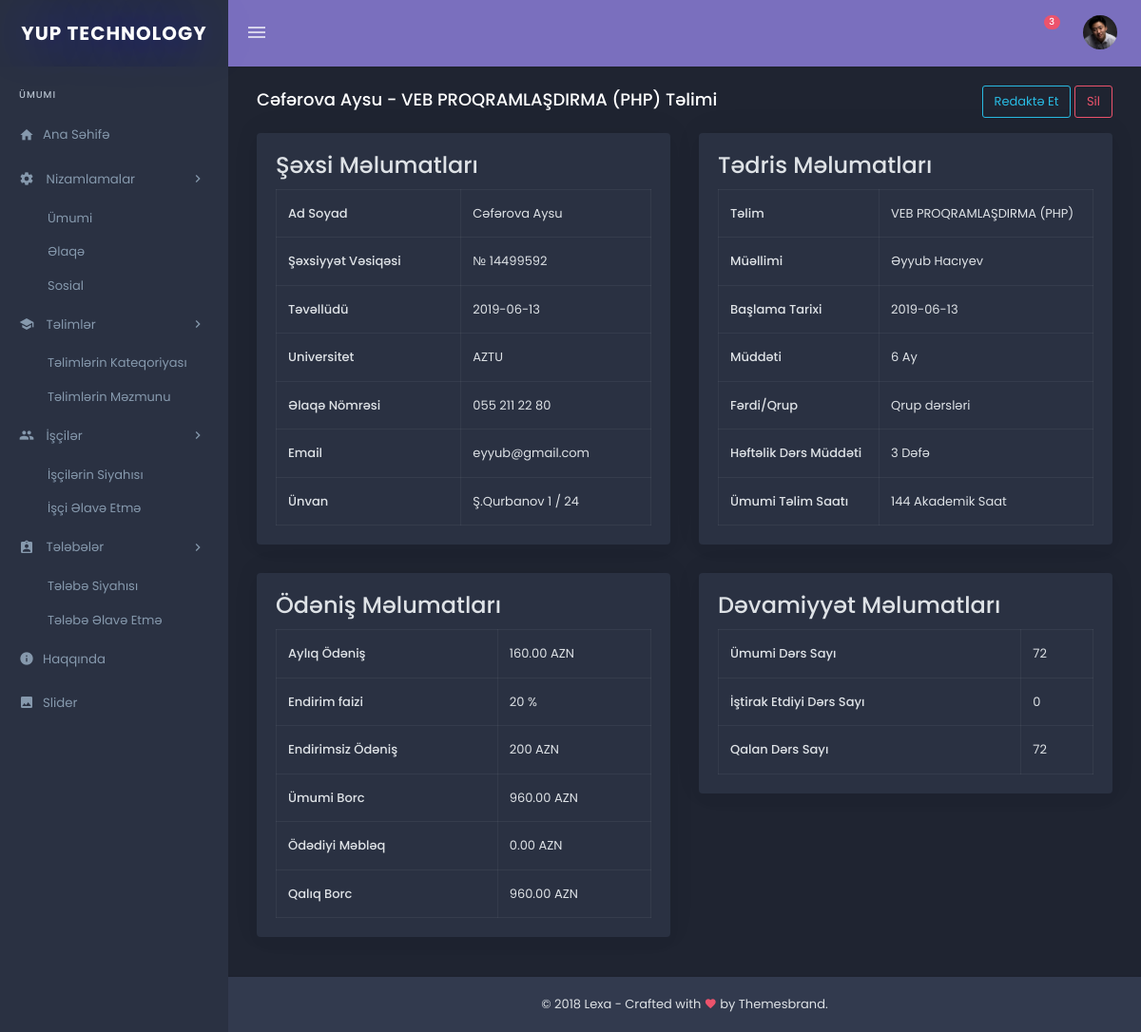
The page /admin/vertical-dark/telebe-etrafli.php?etrafli=ok&id=1 on the database its author committed.
### tables this page shows
CREATE TABLE `telebeler` (
  `id` int(22) UNSIGNED NOT NULL,
  `AdSoyad` varchar(150) NOT NULL,
  `sv_nomresi` varchar(20) NOT NULL,
  `tevellud` date NOT NULL,
  `uni` varchar(50) NOT NULL,
  `bas_tarix` date NOT NULL,
  `bitirdiyi_tarix` date DEFAULT NULL,
  `telim` varchar(100) NOT NULL,
  `muddeti` varchar(10) NOT NULL,
  `tel` varchar(50) NOT NULL,
  `email` varchar(150) NOT NULL,
  `unvan` varchar(250) NOT NULL,
  `Ferdi` enum('0','1') NOT NULL DEFAULT '0',
  `hef_ders_muddeti` varchar(10) NOT NULL,
  `endirim` int(2) NOT NULL,
  `muellim_rey` varchar(25) NOT NULL,
  `muellimi` varchar(50) NOT NULL,
  `sertifikat_nomresi` varchar(15) NOT NULL,
  `umumi_gosterivcisi` int(3) NOT NULL
);

CREATE TABLE `telebe_devamiyyet` (
  `id` int(11) UNSIGNED NOT NULL,
  `telebe_id` int(11) NOT NULL,
  `tarix` date DEFAULT NULL,
  `status` enum('ie','qb') DEFAULT NULL,
  `umumi_ders_sayi` int(5) NOT NULL,
  `qalan_ders_sayi` int(5) NOT NULL
);

CREATE TABLE `telebe_odenis` (
  `id` int(11) UNSIGNED NOT NULL,
  `telebe_id` int(11) NOT NULL,
  `ayliq_odenis` float(6,2) NOT NULL,
  `endirim` int(11) NOT NULL,
  `endirimsiz_odenis` int(11) NOT NULL,
  `umumi_borc` float(6,2) NOT NULL,
  `umumi_odenilen` float(6,2) NOT NULL DEFAULT '0.00',
  `odenis` float(6,2) NOT NULL,
  `qaliq_borc` float(6,2) NOT NULL,
  `status` enum('qismen','tam') DEFAULT NULL,
  `odeme_tarixi` date DEFAULT NULL
);

### admin/settings/code/telebe.php (called while the page is built, shortened)
<?php
	$telebe = new Telebe();
	if (@$_GET['etrafli']=="ok") {
		$telebe_etrafli = $telebe->Etrafli(@$_GET['id']);
	}
 ?>

### admin/settings/class/telebe.php (called while the page is built, shortened)
<?php
class Telebe{
	public function Etrafli($id)
	{
		global $db;
		$telebe = array();
		$t_u = $db->prepare("SELECT * from telebeler where id=:id");
		$t_u->execute(array('id'=>$id));
		$TelUmi=$t_u->fetch(PDO::FETCH_ASSOC);
		$t_d = $db->prepare("SELECT * from telebe_devamiyyet where telebe_id=:tid");
		$t_d->execute(array('tid'=>$id));
		$TelDev=$t_d->fetch(PDO::FETCH_ASSOC);
		$t_o = $db->prepare("SELECT * from telebe_odenis where telebe_id=:toid");
		$t_o->execute(array('toid'=>$id));
		$TelOde=$t_o->fetch(PDO::FETCH_ASSOC);
		array_push($telebe,$TelUmi,$TelDev,$TelOde);
		return $telebe;
	}
}
?>

### admin/vertical-dark/telebe-etrafli.php (the view, shortened to what this page needs)
<?php require_once 'header.php'; require_once 'nav.php'; require_once '../settings/code/telebe.php';?>
<div class="content-page">
	<div class="content">
		<div class="container-fluid">
			<div class="row">
				<div class="col-sm-8">
					<div class="page-title-box">
						<h4 class="page-title"><?= $telebe_etrafli[0]["AdSoyad"] ?> - <?= $telebe_etrafli[0]["telim"] ?> Təlimi</h4>
					</div>
				</div>
				<div class="col-sm-4">
					<div class="m-t-20" align="right">
						<button class="btn btn-outline-info">Redaktə Et</button>
						<button class="btn btn-outline-danger">Sil</button>
					</div>
				</div>
			</div>
			<div class="row">
				<div class="col-6">
					<div class="card m-b-20">
						<div class="card-body">
							<h4 class="mt-0"> Şəxsi Məlumatları</h4>
							<table class="table table-bordered mb-0">
								<tr>
									<th>Ad Soyad</th>
									<td><?= $telebe_etrafli[0]["AdSoyad"] ?></td>
								</tr>
								<tr>
									<th>Şəxsiyyət Vəsiqəsi</th>
									<td><?= $telebe_etrafli[0]["sv_nomresi"] ?></td>
								</tr>
								<tr>
									<th>Təvəllüdü</th>
									<td><?= $telebe_etrafli[0]["tevellud"] ?></td>
								</tr>
								<tr>
									<th>Universitet</th>
									<td><?= $telebe_etrafli[0]["uni"] ?></td>
								</tr>
								<tr>
									<th>Əlaqə Nömrəsi</th>
									<td><?= $telebe_etrafli[0]["tel"] ?></td>
								</tr>
								<tr>
									<th>Email</th>
									<td><?= $telebe_etrafli[0]["email"] ?></td>
								</tr>
								<tr>
									<th>Ünvan</th>
									<td><?= $telebe_etrafli[0]["unvan"] ?></td>
								</tr>
							</table>
						</div>
					</div>
				</div>
				<div class="col-6">
					<div class="card m-b-20">
						<div class="card-body">
							<h4 class="mt-0"> Tədris Məlumatları</h4>
							<table class="table table-bordered mb-0">
								<tr>
									<th>Təlim</th>
									<td><?= $telebe_etrafli[0]["telim"] ?></td>
								</tr>
								<tr>
									<th>Müəllimi</th>
									<td><?= $telebe_etrafli[0]["muellimi"] ?></td>
								</tr>
								<tr>
									<th>Başlama Tarixi</th>
									<td><?= $telebe_etrafli[0]["bas_tarix"] ?></td>
								</tr>
								<tr>
									<th>Müddəti</th>
									<td><?= $telebe_etrafli[0]["muddeti"] ?> Ay</td>
								</tr>
								<tr>
									<th>Fərdi/Qrup</th>
									<td><?= $telebe_etrafli[0]["Ferdi"] ? "Fərdi dərslər" : "Qrup dərsləri" ?></td>
								</tr>
								<tr>
									<th>Həftəlik Dərs Müddəti</th>
									<td><?= $telebe_etrafli[0]["hef_ders_muddeti"] ?> Dəfə</td>
								</tr>
								<tr>
									<th>Ümumi Təlim Saatı</th>
									<td><?= $telebe_etrafli[1]["umumi_ders_sayi"]*2 ?> Akademik Saat</td>
								</tr>
							</table>
						</div>
					</div>
				</div>
				<div class="col-6">
					<div class="card m-b-20">
						<div class="card-body">
							<h4 class="mt-0"> Ödəniş Məlumatları</h4>
							<table class="table table-bordered mb-0">
								<tr>
									<th>Aylıq Ödəniş</th>
									<td><?= $telebe_etrafli[2]["ayliq_odenis"] ?> AZN</td>
								</tr>
								<tr>
									<th>Endirim faizi</th>
									<td><?= $telebe_etrafli[0]["endirim"] ?> %</td>
								</tr>
								<tr>
									<th>Endirimsiz Ödəniş</th>
									<td><?= $telebe_etrafli[2]["endirimsiz_odenis"] ?> AZN</td>
								</tr>
								<tr>
									<th>Ümumi Borc</th>
									<td><?= $telebe_etrafli[2]["umumi_borc"] ?> AZN</td>
								</tr>
								<tr>
									<th>Ödədiyi Məbləq</th>
									<td><?= $telebe_etrafli[2]["umumi_odenilen"] ?> AZN</td>
								</tr>
								<tr>
									<th>Qalıq Borc</th>
									<td><?= $telebe_etrafli[2]["qaliq_borc"] ?> AZN</td>
								</tr>
							</table>
						</div>
					</div>
				</div>
				<div class="col-6">
					<div class="card m-b-20">
						<div class="card-body">
							<h4 class="mt-0"> Dəvamiyyət Məlumatları</h4>
							<table class="table table-bordered mb-0">
								<tr>
									<th>Ümumi Dərs Sayı</th>
									<td><?= $telebe_etrafli[1]["umumi_ders_sayi"] ?></td>
								</tr>
								<tr>
									<th>İştirak Etdiyi Dərs Sayı</th>
									<td><?= $telebe_etrafli[1]["umumi_ders_sayi"]-$telebe_etrafli[1]["qalan_ders_sayi"] ?></td>
								</tr>
								<tr>
									<th>Qalan Dərs Sayı</th>
									<td><?= $telebe_etrafli[1]["qalan_ders_sayi"] ?></td>
								</tr>
							</table>
						</div>
					</div>
				</div>
		</div>
	</div>
</div>
<?php require_once 'footer.php'; ?>

### admin/vertical-dark/assets/css/style.css (style rules this page uses)
body { background-repeat:repeat;background:#1f2431;font-family:Poppins,sans-serif;color:#dee2e6;font-size:13px }
html { overflow-x:hidden;position:relative;min-height:100% }
h1,h2,h3,h4,h5,h6 { margin:10px 0 }
.m-t-20 { margin-top:20px }
.m-b-20 { margin-bottom:20px }
.content-page { margin-left:240px;overflow:hidden }
.content-page .content { padding:0 15px 10px 15px;margin-top:70px;margin-bottom:60px }
.page-title-box { padding:20px 0 }
.page-title-box .page-title { font-size:18px;margin:0;line-height:30px;color:#fff }
.btn { border-radius:3px;font-size:13px }
.btn-outline-info { color:#29bbe3;border-color:#29bbe3 }
.btn-outline-danger { color:#ec536c;border-color:#ec536c }
.card { border:none;-webkit-box-shadow:0 -3px 31px 0 rgba(0,0,0,.05),0 6px 20px 0 rgba(0,0,0,.02);box-shadow:0 -3px 31px 0 rgba(0,0,0,.05),0 6px 20px 0 rgba(0,0,0,.02);margin-bottom:30px;background:#2a3142 }
th { font-weight:500 }
.table>tbody>tr>td,.table>tfoot>tr>td,.table>thead>tr>td { padding:15px 12px }
.table td,.table th { vertical-align:middle;border-color:rgba(255,255,255,.05)!important }

### rows shown on the page
telebeler: AdSoyad "Cəfərova Aysu", telim "VEB PROQRAMLAŞDIRMA (PHP)", sv_nomresi "№ 14499592", tevellud "2019-06-13", uni "AZTU", tel "055 211 22 80", email "eyyub@gmail.com", unvan "Ş.Qurbanov 1 / 24", muellimi "Əyyub Hacıyev", bas_tarix "2019-06-13", muddeti "6", hef_ders_muddeti "3", endirim "20"
telebe_devamiyyet: $telebe_etrafli[1]['umumi_ders_sayi']*2 "144", umumi_ders_sayi "72", $telebe_etrafli[1]["umumi_ders_sayi"]-$telebe_etrafli[1]["qalan_ders_sayi"] "0", qalan_ders_sayi "72"
telebe_odenis: ayliq_odenis "160.00", endirimsiz_odenis "200", umumi_borc "960.00", umumi_odenilen "0.00", qaliq_borc "960.00"
